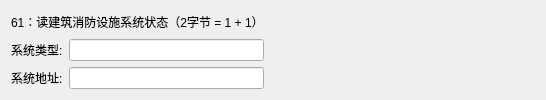
               <widget class="QWidget" name="page_19">
                <layout class="QGridLayout" name="gridLayout_22">
                 <item row="1" column="1">
                  <widget class="QLineEdit" name="Line_61_1"/>
                 </item>
                 <item row="1" column="2">
                  <spacer name="horizontalSpacer_16">
                   <property name="orientation">
                    <enum>Qt::Orientation::Horizontal</enum>
                   </property>
                   <property name="sizeHint" stdset="0">
                    <size>
                     <width>271</width>
                     <height>20</height>
                    </size>
                   </property>
                  </spacer>
                 </item>
                 <item row="0" column="0" colspan="2">
                  <widget class="QLabel" name="label_84">
                   <property name="maximumSize">
                    <size>
                     <width>16777215</width>
                     <height>60</height>
                    </size>
                   </property>
                   <property name="text">
                    <string>61：读建筑消防设施系统状态（2字节 = 1 + 1）</string>
                   </property>
                  </widget>
                 </item>
                 <item row="1" column="0">
                  <widget class="QLabel" name="label_85">
                   <property name="text">
                    <string>系统类型:</string>
                   </property>
                  </widget>
                 </item>
                 <item row="2" column="0">
                  <widget class="QLabel" name="label_69">
                   <property name="text">
                    <string>系统地址:</string>
                   </property>
                  </widget>
                 </item>
                 <item row="2" column="1">
                  <widget class="QLineEdit" name="Line_61_2"/>
                 </item>
                </layout>
               </widget>
